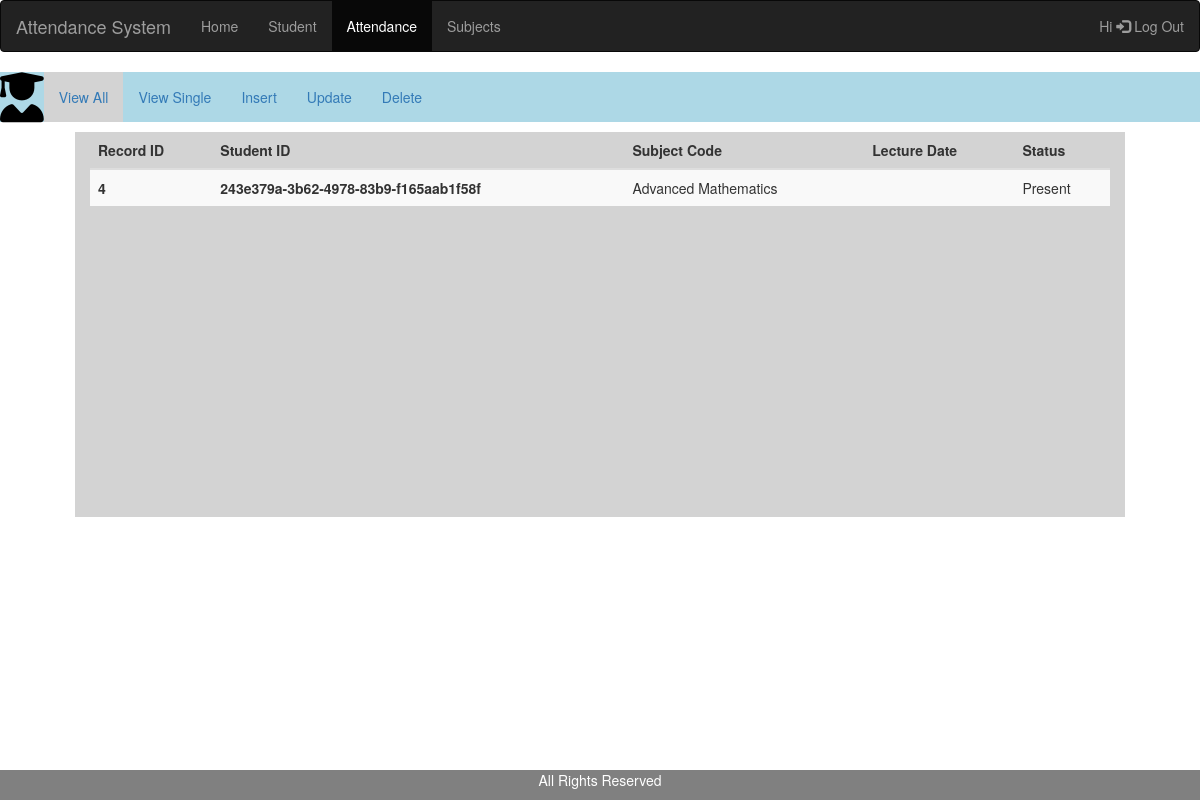
Page /attendance_viewall (signed in) on the committed database.
### api_v1/models.py (models this page shows, shortened)
class record(models.Model):
    recordAdded = models.DateTimeField(auto_now_add=True)
    recordModified = models.DateTimeField(auto_now=True)
    class Meta:
        abstract = True

class attendance(record):
    studentId = models.ForeignKey(student,to_field="studentId",on_delete=models.CASCADE)
    subjectCode = models.CharField(max_length=200, blank=False, null=False)
    lectureDate = models.CharField(max_length=50, blank=False, null=False)
    status = models.CharField(max_length=20, blank=False, null=False)

class student(record):
     studentId = models.CharField(primary_key=True, default=generateUUID, editable=False,max_length=200)
     firstName = models.CharField(max_length=200, blank=False, null=False)
     lastName = models.CharField(max_length=200, blank=False, null=False)
     address = models.CharField(max_length=200, blank=False, null=False)
     email = models.CharField(max_length=200, blank=False, null=False)
     mobileNo = models.CharField(max_length=15, blank=False, null=False)
     department = models.CharField(max_length=100, blank=False, null=False)
     def __str__(self):
         return str(self.studentId)

### api_v1/views.py (the view)
# urls.py: path("attendance_viewall",views.attendance_viewall),
@login_required
def attendance_viewall(request):
    try:
        group = request.user.groups.get(name="Student")
    except:
        attendanceRecords = attendance.objects.all()
        context = {"allrecord": attendanceRecords}
        return render(request, "attendance_viewall.htm",context)
    if group.name=="Student":
        personalData = student.objects.get(studentId=request.user)
        context = {"student": personalData}
        return render(request, "my_record.htm",context)

### templates/attendance_viewall.htm (shortened to what this page needs)
<!DOCTYPE html>
<html lang="en">
<head>
  <link rel="stylesheet" href="https://maxcdn.bootstrapcdn.com/bootstrap/3.4.1/css/bootstrap.min.css">
  <link rel="stylesheet" href="https://cdnjs.cloudflare.com/ajax/libs/font-awesome/4.7.0/css/font-awesome.min.css">
</head>
<body>
  <nav class="navbar navbar-inverse" style="padding-bottom: 0px;">
    <div class="container-fluid" >
      <div class="navbar-header">
        <a class="navbar-brand" href="#">Attendance System</a>
      </div>
      <ul class="nav navbar-nav">
        <li><a href="home">Home</a></li>
        <li><a href="student_insert">Student</a></li>
        <li class="active"><a href="attendance_insert">Attendance</a></li>
        <li><a href="subjects_viewall">Subjects</a></li>
      </ul>
      <ul class="nav navbar-nav navbar-right">
        <li><a href="{% url 'logout' %}">
          Hi {{ user.first_name }}
          <span class="glyphicon glyphicon-log-in"></span> Log Out</a></li>
      </ul>
    </div>
  </nav>
    <div class="row">
    <div class="container-fluid" style="padding-top: 0%;background-color: lightblue;">
      <ul class="nav navbar-nav">
        <div class="navbar-header">
          <i class='fas fa-user-graduate' style='font-size:50px;color: black;'></i>
        </div>
        <li class="active" style="background-color: lightgrey;"><a href="attendance_viewall">View All</a></li>
        <li ><a href="attendance_viewsingle">View Single</a></li>
        <li ><a href="attendance_insert">Insert</a></li>
        <li ><a href="attendance_update">Update</a></li>
        <li ><a href="attendance_delete">Delete</a></li>
        </ul>
    </div>
    <div class="row" style="padding-top: 10px;">
      <div class="col-sm-1"></div>
      <div class="col-sm-10" style="background-color: lightgrey;height: 385px;">
        <table class="table table-striped">
            <thead>
              <tr>
                <th scope="col">Record ID</th>
                <th scope="col">Student ID</th>
                <th scope="col">Subject Code</th>
                <th scope="col">Lecture Date</th>
                <th scope="col">Status</th>
              </tr>
            </thead>
            <tbody>
              {% for record in allrecord %}
                <tr>
                <th scope="row">{{ record.id }}</th>
                <th>{{ record.studentId }}</th>
                <td>{{ record.subjectCode }}</td>
                <td>{{ record.lectureDate }}</td>
                <td>{{ record.status }}</td>
                </tr>
              {% endfor %}
            </tbody>
          </table>
      </div>
      <div class="col-sm-1"></div>
    </div>
</body>
<div class="footer" style="position: fixed;left: 0;bottom: 0;width:100%;background-color: grey;color: white;text-align: center;">
  <p>All Rights Reserved</p>
</html>

### rows in the picture
attendance: id "4", studentId "243e379a-3b62-4978-83b9-f165aab1f58f", subjectCode "Advanced Mathematics", status "Present"
